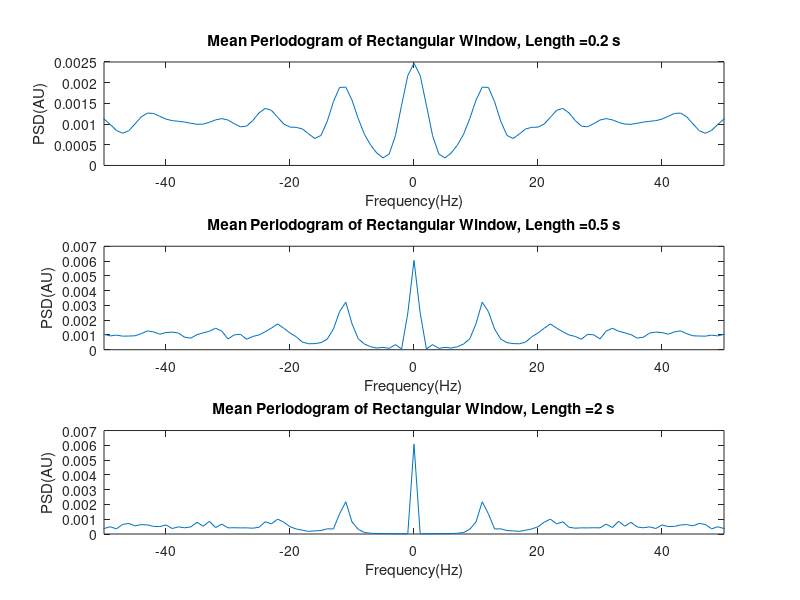
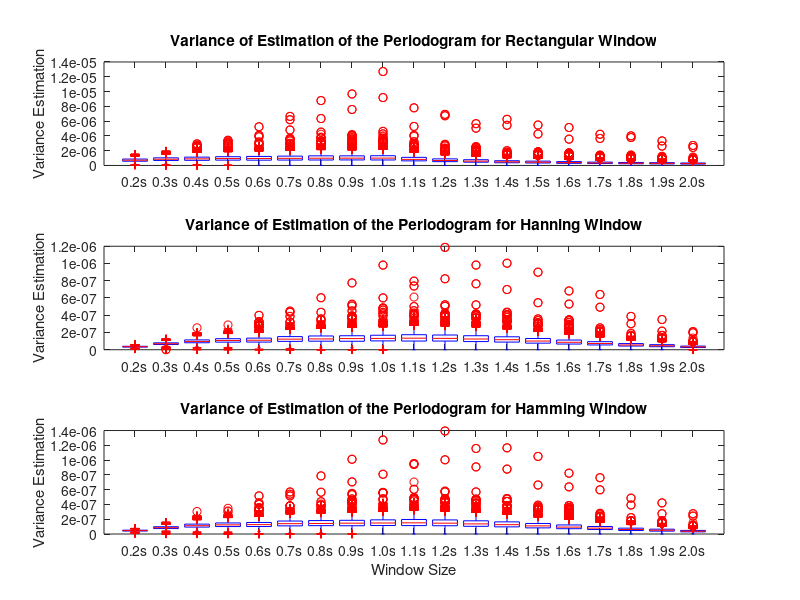

Here is the MATLAB script that generated these plots, in order:
% Eighth tutorial.
close all; clear all; clc
 
load('spike_neural.mat') % Load the neural_sig signal
L = length(neural_sig); % Duration of the signal in samples
fs = 10240; % Sample frequency in Hz
WinSize_1 = [0.2, 0.5, 2]; % Window size in seconds 
WinSize = round(WinSize_1.*fs); % Window size in samples
 
f_ax = (-pi:2*pi/fs:pi-2*pi/fs)./(2*pi).*fs; % Frequency axis in Hz
variance_periodogram_estimate = [];
mean_periodogram = [];
bias_values = [];
figure(1);
for uu = 1 : length(WinSize)
    
    % Estimate of the periodogram
    window = rectwin(WinSize(uu))';
    for n = 1:35 %For each window length, estimate the periodogram for the first 35 signal segments
        wind_signal=neural_sig((n-1)*WinSize(uu)+(1:WinSize(uu))).*window;
        Segm_spect{uu}(n,:) = fftshift(abs(fft(wind_signal,fs)).^2)./WinSize(uu);% calculating PSD
    end    
    
    
    mean_periodogram = [mean_periodogram mean(Segm_spect{uu},1)'];
    figure(1);
    subplot(3,1,uu)
    plot(f_ax,mean_periodogram(:,uu),"DisplayName",sprintf('Window length=%d',WinSize_1(uu)));
    xlim([-50,50])
    title(['Mean Periodogram of Rectangular Window, Length =' num2str(WinSize_1(uu)) ' s']);
    xlabel('Frequency(Hz)')
    ylabel('PSD(AU)')

    freq_range = [-5, 5]; % Hz
    freq_indices = find(f_ax >= freq_range(1) & f_ax <= freq_range(2));
    psd_area = trapz(f_ax(freq_indices),mean_periodogram(freq_indices,uu));
    peak_value = max(mean_periodogram(freq_indices,uu));
    bias_values(uu) = psd_area / peak_value;
end



%%

WinSize = [0.2:0.1:2]; % Window size in seconds 
WinSize_samples = round(WinSize.*fs); % Window size in samples

% 定义窗口类型
windows = {'rectwin', 'hann', 'hamming'};
window_labels_1 = {'Rectangular', 'Hanning', 'Hamming'};
window_labels = arrayfun(@(x) sprintf('%.1fs', x), WinSize, 'UniformOutput', false); % 窗口标签

% 初始化变量以存储方差数据
variances_rect = [];
variances_hann = [];
variances_hamm = [];

% 计算每种窗口类型和大小的方差
for w = 1:length(windows)
    for uu = 1:length(WinSize_samples)
        window = feval(windows{w}, WinSize_samples(uu))';
        Segm_spect{uu} = zeros(35, length(f_ax)); % 假设有35个信号段
        for n = 1:35
            % do FFT?
            wind_signal = neural_sig((n-1)*WinSize_samples(uu)+(1:WinSize_samples(uu))).*window;
            Segm_spect{uu}(n,:) = fftshift(abs(fft(wind_signal, length(f_ax))).^2)./WinSize_samples(uu);
            % calculate PSD
            
        end
        variances{w}(:,uu) = var(Segm_spect{uu})';
    end

end

% 绘制箱形图
figure(2);

% 为每种窗口类型绘制箱形图
for w = 1:length(windows)
    subplot(3, 1, w);
    boxplot(variances{w}, 'Labels', window_labels);
    title(['Variance of Estimation of the Periodogram for ' window_labels_1{w} ' Window']);
    ylabel('Variance Estimation');
    if w == length(windows)
        xlabel('Window Size');
    end
end

% 设置背景为白色
set(gcf, 'Color', 'w');